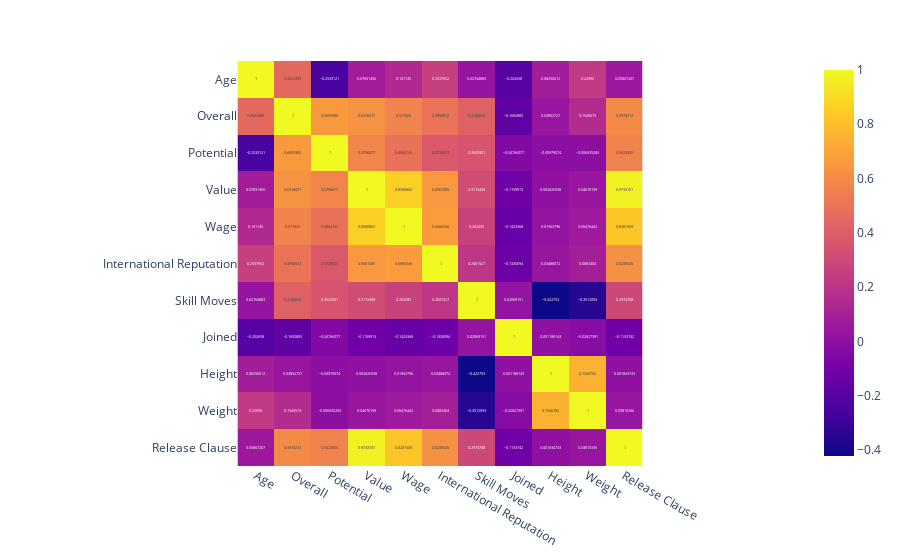

Here is the notebook cell this chart was saved with:
### Code cell
#Grafico de correlacion
fig = px.imshow(df_num_vars.corr(), text_auto=True)
fig.show()

### Figure 1 — Plotly figure (JSON) as saved in the notebook; plotly's stock layout.template omitted (floating-point values rounded to 4 significant figures)
{"data": [{"coloraxis": "coloraxis", "hovertemplate": "x: %{x}<br>y: %{y}<br>color: %{z}<extra></extra>", "name": "0", "texttemplate": "%{z}", "type": "heatmap", "x": ["Age", "Overall", "Potential", "Value", "Wage", "International Reputation", "Skill Moves", "Joined", "Height", "Weight", "Release Clause"], "xaxis": "x", "y": ["Age", "Overall", "Potential", "Value", "Wage", "International Reputation", "Skill Moves", "Joined", "Height", "Weight", "Release Clause"], "yaxis": "y", "z": [[1, 0.4523, -0.2533, 0.07831, 0.1411, 0.2538, 0.02765, -0.2027, 0.08251, 0.2299, 0.05867], [0.4523, 1, 0.6609, 0.6318, 0.5719, 0.4995, 0.4145, -0.1693, 0.03853, 0.1546, 0.5978], [-0.2533, 0.6609, 1, 0.5796, 0.4864, 0.373, 0.3543, -0.04766, -0.009791, -0.006935, 0.5623], [0.07831, 0.6318, 0.5796, 1, 0.8581, 0.6562, 0.3172, -0.116, 0.002827, 0.0467, 0.9733], [0.1411, 0.5719, 0.4864, 0.8581, 1, 0.6686, 0.2632, -0.1423, 0.01964, 0.06476, 0.8282], [0.2538, 0.4995, 0.373, 0.6562, 0.6686, 1, 0.2082, -0.133, 0.03488, 0.08834, 0.6209], [0.02765, 0.4145, 0.3543, 0.3172, 0.2632, 0.2082, 1, 0.02069, -0.4228, -0.3512, 0.2975], [-0.2027, -0.1693, -0.04766, -0.116, -0.1423, -0.133, 0.02069, 1, 0.001188, -0.02827, -0.1154], [0.08251, 0.03853, -0.009791, 0.002827, 0.01964, 0.03488, -0.4228, 0.001188, 1, 0.7547, 0.001835], [0.2299, 0.1546, -0.006935, 0.0467, 0.06476, 0.08834, -0.3512, -0.02827, 0.7547, 1, 0.0381], [0.05867, 0.5978, 0.5623, 0.9733, 0.8282, 0.6209, 0.2975, -0.1154, 0.001835, 0.0381, 1]]}], "layout": {"coloraxis": {"colorscale": [[0, "#0d0887"], [0.1111, "#46039f"], [0.2222, "#7201a8"], [0.3333, "#9c179e"], [0.4444, "#bd3786"], [0.5556, "#d8576b"], [0.6667, "#ed7953"], [0.7778, "#fb9f3a"], [0.8889, "#fdca26"], [1, "#f0f921"]]}, "margin": {"t": 60}, "xaxis": {"anchor": "y", "constrain": "domain", "domain": [0, 1], "scaleanchor": "y"}, "yaxis": {"anchor": "x", "autorange": "reversed", "constrain": "domain", "domain": [0, 1]}}}
